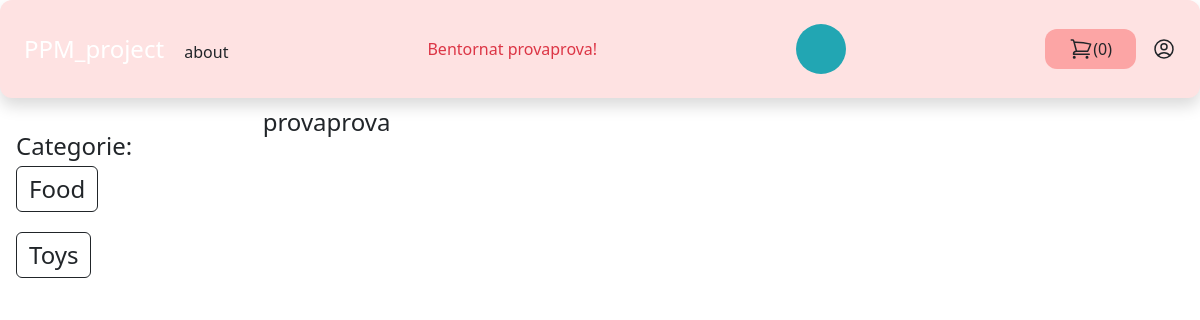
The page /vendor/3/ on the database as committed earlier.
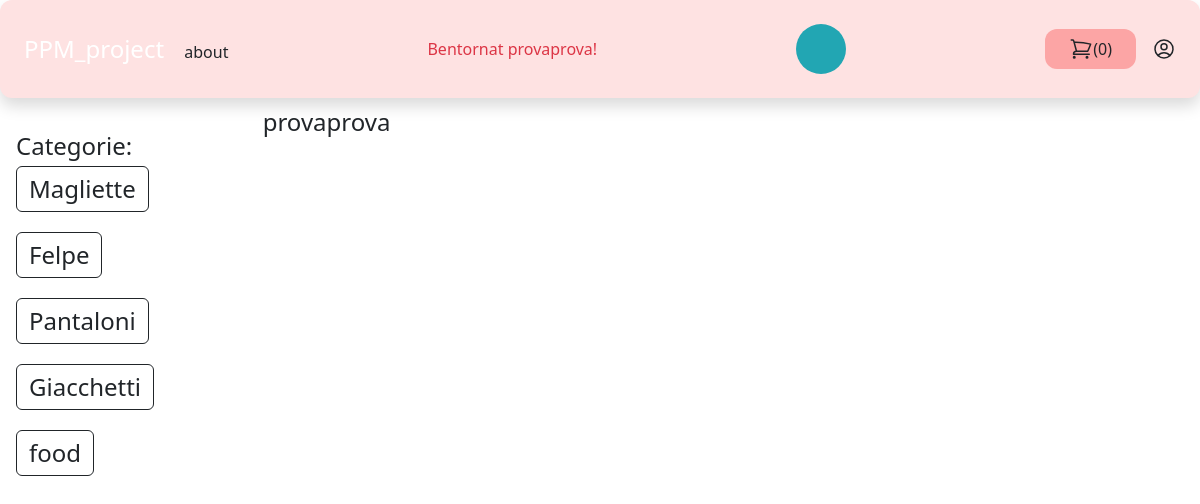
The same page on the database as committed later.
### store/models.py (models this page shows, shortened)
class Category(models.Model):
    title = models.CharField(max_length=64)
    slug = models.SlugField(max_length=64)
    class Meta:
        verbose_name = "Category"
        verbose_name_plural = "Categories"

### userprofile/views.py (the view)
# urls.py: path("vendor/<int:pk>/", views.vendor_detail, name="vendor_detail"),
def vendor_detail(request, pk):
    user = User.objects.get(pk=pk)
    return render(request, "vendor_detail.html", {"user": user})

### store/cart.py (called while the page is built)
    def __len__(self):
        return sum(item['quantity'] for item in self.cart.values())  # ritorna la lunghezza del

### store/cartcount.py (called while the page is built)
def cart(request):
    return {"cart": Cart(request)}

### store/templatetags/menu.py (called while the page is built)
@register.inclusion_tag("core/menu.html")
def menu():
    categories = Category.objects.all()
    return {"categories": categories}

### userprofile/templates/vendor_detail.html (shortened to what this page needs)
{% extends "core/base.html" %}
{% block content %}
    <h1 class="text-2xl">{% firstof user.get_full_name user.username %}</h1>
{% endblock %}

### core/templates/core/menu.html (shortened to what this page needs)
 {% for category in categories %}
<div class="flex flex-column flex-wrap pb-3 pt-1 ">
    <a href="{% url "category_detail" category.slug %}" class="text-2xl btn btn-outline-dark">{{ category.title }}</a>
</div>
 {% endfor %}

Rows that differ between the two databases and show on the page:
removed Category: title "Food"
removed Category: title "Toys"
added Category: title "Magliette"
added Category: title "Felpe"
added Category: title "Pantaloni"
added Category: title "Giacchetti"
added Category: title "food"
